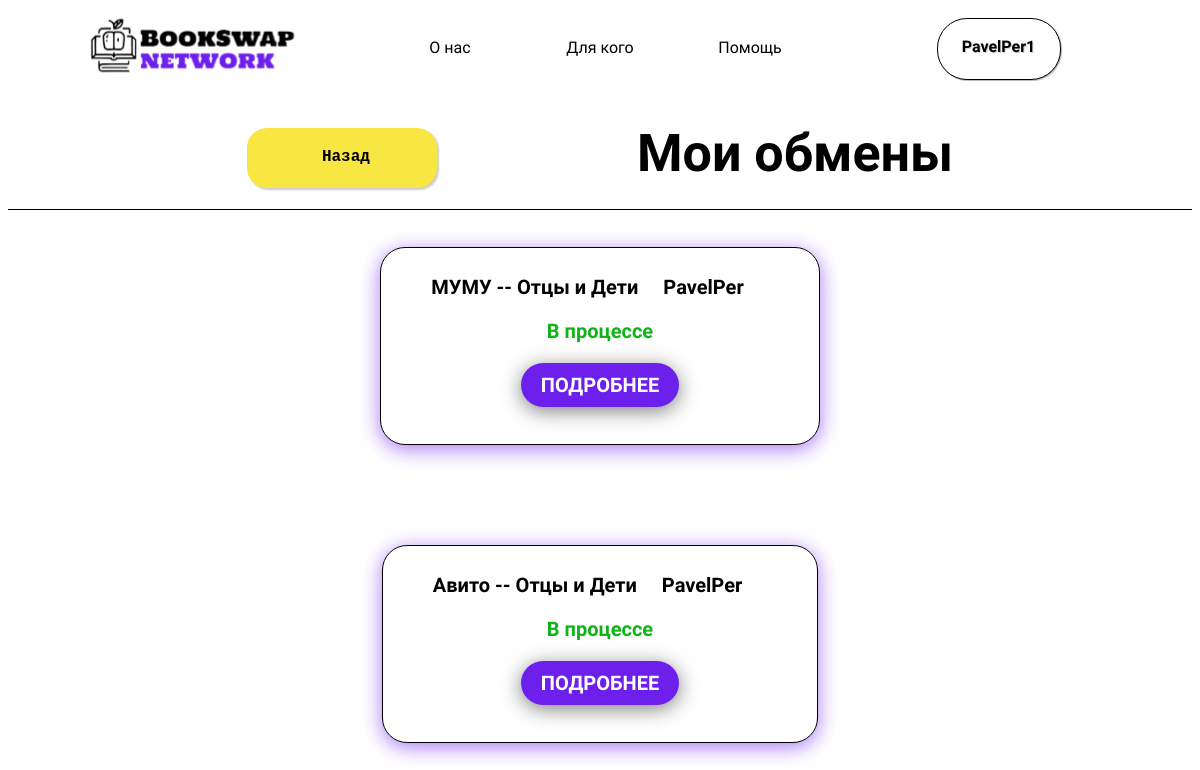
Page /exchange (signed in) on the earlier database version.
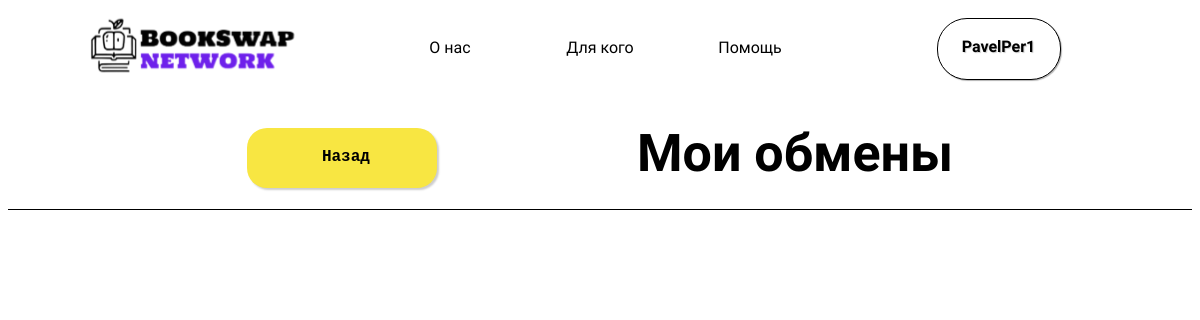
Same page on the later database version.
### Exchange/models.py (models this page shows)
class Exchange(models.Model):
    one_book = models.ForeignKey(Books, on_delete=models.CASCADE, null=True, related_name='exchange')
    two_book = models.ForeignKey(Books, on_delete=models.CASCADE, null=True, related_name='two_book')
    status = models.CharField(max_length=50)

class Books(models.Model):
    name = models.CharField(max_length=50)
    status = models.BooleanField()
    author = models.CharField(max_length=50)
    genre = models.CharField(max_length=30)
    description = models.CharField(max_length=250)
    user = models.ForeignKey(User, on_delete=models.CASCADE, null=True)
    avatar = models.ImageField(upload_to='media/', null=True)

### Exchange/views.py (the view)
# urls.py: path('exchange', get_exchange, name='exchange')
def get_exchange(request):
    for f in Exchange.objects.all():
        if f.status != 'В процессе':
            f.delete()
    exchange = []
    for i in Exchange.objects.all():
        if i.one_book.user_id == request.user.id or i.two_book.user_id == request.user.id:
            exchange += [i]
    context = {
        'exchange': exchange
    }
    return render(request, 'exchange.html', context)

### Exchange/templates/exchange.html (shortened to what this page needs)
{% extends 'base.html' %}
{% load static %}
{% block link %}
<link rel="stylesheet" type="text/css" href="{% static 'exchange/exchange.css' %}">
<link rel="stylesheet" type="text/css" href="{% static 'profile/my_book.css' %}">
{% endblock %}
{% block content %}
      <div class="header2">
        <div class="katalog">
            <a href="{% url 'profile' %}"><button class="back-css">Назад</button></a>
        </div>
        <div class="b"><h1>Мои обмены</h1></div>
    </div>
    <div class="penis">
    </div>
<div style="flex: block; margin-top:50px;">
    {% for i in exchange %}
      <div class="exchanges__content content">
        <div class="content__item record">
          <div class="record__info info _sub-main-text">
            <span class="info__books"> {{i.one_book.name}} -- {{i.two_book.name}}</span>
              {% if i.two_book.user != request.user %}
            <span class="info__user">{{i.two_book.user}}</span>
              {% else %}
              <span class="info__user">{{i.one_book.user}}</span>
              {% endif %}
          </div>
          <span class="record__status _sub-main-text">{{i.status}}</span>
          <a href="#" class="record__detail button _sub-main-text">ПОДРОБНЕЕ</a>
        </div>
          {% endfor %}
      </div>
{% endblock %}

### Profile/templates/base.html (shortened to what this page needs)
{% load static %}
<html lang="en">
<head>
    <link rel="stylesheet" type="text/css" href="{% static 'profile/profile1.css' %}">
    <link href="https://fonts.cdnfonts.com/css/commissioner-2" rel="stylesheet">
    {% block link %}{% endblock %}
</head>
    <body>
        <div>
            <header class="header1">
                <div class="logo_div">
                    <a href="{% url 'index' %}"><img src="{% static 'images/logo.svg' %}" alt="BOOKSWAP" class="logo"></a>
                </div>
                <div class="menu_header">
                    <a class="menu_header1" href="{% url 'who' %}">О нас</a>
                    <a class="menu_header1" href="{% url 'dliakogo' %}">Для кого</a>
                    <a class="menu_header1" href="{% url 'help' %}">Помощь</a>
                </div>
                <div class='reg'>
                    {% if not request.user.is_authenticated %}
                    <a href="{% url 'login' %}"><nav class="login-css">Вход</nav></a>
                    <a href="{% url 'register' %}"><nav class="register-css">Регистрация</nav></a>
                    {% else %}
                    <a href="{% url 'profile' %}"><nav class="login-css">{{user.username}}</nav></a>
                    {% endif %}
                </div>
            </header>
                {% block content %}
                {% endblock %}
        </div>
</body>
</html>

### Profile/static/profile/profile1.css (style rules this page uses)
.back-css { font-family: 'Commissioner', sans-serif; display: inline-block; -webkit-box-sizing: content-box; -moz-box-sizing: content-box; box-sizing: content-box; width: 150px; height: 40px; cursor: pointer; padding: 10px 20px; border: none; -webkit-border-radius: 20px; border-radius: 20px; font: normal normal bold 16px/normal "Lucida Console", Monaco, monospace; color: #0000; text-indent: 10px; -o-text-overflow: clip; text-overflow: clip; background: #F8E642; -webkit-box-shadow: 2px 2px 2px 0 rgba(0,0,0,0.2) ; box-shadow: 2px 2px 2px 0 rgba(0,0,0,0.2) ; text-shadow: -1px -1px 0 rgba(0,0,0,1) ; -webkit-transition: all 300ms cubic-bezier(0.42, 0, 0.58, 1); -moz-transition: all 300ms cubic-bezier(0.42, 0, 0.58, 1); -o-transition: all 300ms cubic-bezier(0.42, 0, 0.58, 1); transition: all 300ms cubic-bezier(0.42, 0, 0.58, 1); }
.header1 { position: relative; display: flex; flex-direction: row; justify-content: center; }
.logo_div { width: 100%; display: flex; flex-direction: row; justify-content: center; }
.logo { height: 80px; width: 220px; }
.login-css { margin-right: 20px; margin-top: 10px; height: 20px; -webkit-box-sizing: content-box; -moz-box-sizing: content-box; box-sizing: content-box; width: 82px; max-width: 82px; padding: 20px; overflow: hidden; border: 1px solid; -webkit-border-radius: 30px; border-radius: 30px; font: normal normal bold 16px/1 "Lucida Console", Monaco, monospace; color: rgba(0,0,0,1); text-align: center; -o-text-overflow: ellipsis; text-overflow: ellipsis; background: #ffffff; -webkit-box-shadow: 1px 1px 1px 0 rgba(0,0,0,0.3) ; box-shadow: 1px 1px 1px 0 rgba(0,0,0,0.3) ; text-shadow: 1px 1px 1px rgba(0,0,0,0.2) ; font-family: 'Commissioner', sans-serif; }
.menu_header { display: flex; flex-direction: row; justify-content: center; }
.menu_header1 { margin-top: 30px; width: 150; display: flex; flex-direction: row; justify-content: center; }
.reg { width: 100%; display: flex; flex-direction: row; justify-content: center; margin: 0px; }

### Exchange/static/exchange/exchange.css (style rules this page uses)
body { font-family: 'Commissioner', sans-serif; color: #000; }
* { box-sizing: border-box; }
a { all: unset; }

### Profile/static/profile/my_book.css (style rules this page uses)
.logo_div { width: 100%; display: flex; flex-direction: row; justify-content: center; }
.login-css { margin-right: 20px; margin-top: 10px; height: 20px; -webkit-box-sizing: content-box; -moz-box-sizing: content-box; box-sizing: content-box; width: 82px; max-width: 82px; padding: 20px; overflow: hidden; border: 1px solid; -webkit-border-radius: 30px; border-radius: 30px; font: normal normal bold 16px/1 "Lucida Console", Monaco, monospace; color: rgba(0,0,0,1); text-align: center; -o-text-overflow: ellipsis; text-overflow: ellipsis; background: #ffffff; -webkit-box-shadow: 1px 1px 1px 0 rgba(0,0,0,0.3) ; box-shadow: 1px 1px 1px 0 rgba(0,0,0,0.3) ; text-shadow: 1px 1px 1px rgba(0,0,0,0.2) ; font-family: 'Commissioner', sans-serif; }
.logo { height: 80px; width: 220px; }
.menu_header { display: flex; flex-direction: row; justify-content: center; }
.menu_header1 { margin-top: 30px; width: 150; display: flex; flex-direction: row; justify-content: center; }
.reg { width: 100%; display: flex; flex-direction: row; justify-content: center; margin: 0px; }
.back-css { margin-top: 40px; font-family: 'Commissioner', sans-serif; display: inline-block; -webkit-box-sizing: content-box; -moz-box-sizing: content-box; box-sizing: content-box; width: 150px; height: 40px; cursor: pointer; padding: 10px 20px; border: none; -webkit-border-radius: 20px; border-radius: 20px; font: normal normal bold 16px/normal "Lucida Console", Monaco, monospace; color: #0000; text-indent: 10px; -o-text-overflow: clip; text-overflow: clip; background: #F8E642; -webkit-box-shadow: 2px 2px 2px 0 rgba(0,0,0,0.2) ; box-shadow: 2px 2px 2px 0 rgba(0,0,0,0.2) ; text-shadow: -1px -1px 0 rgba(0,0,0,1) ; -webkit-transition: all 300ms cubic-bezier(0.42, 0, 0.58, 1); -moz-transition: all 300ms cubic-bezier(0.42, 0, 0.58, 1); -o-transition: all 300ms cubic-bezier(0.42, 0, 0.58, 1); transition: all 300ms cubic-bezier(0.42, 0, 0.58, 1); }
.header1 { position: relative; display: flex; flex-direction: row; justify-content: right; }
.header2 { display: flex; justify-content: center; flex-direction: row; }
.katalog { margin-right: 200px; }
.b { font-size: 26px; }
.penis { width: 100%; height: 1px; background: #000; margin-top: -10px; }

Differences in the rows shown:
removed Exchange: one_book.name "МУМУ", two_book.name "Отцы и Дети", two_book.user "PavelPer", status "В процессе"
removed Exchange: one_book.name "Авито", two_book.name "Отцы и Дети", two_book.user "PavelPer", status "В процессе"
